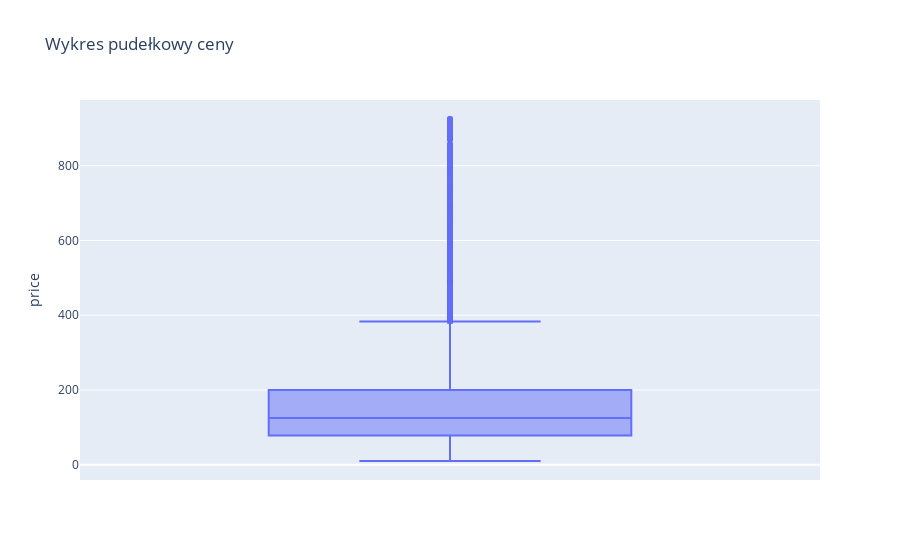

The code cell stored with this chart in its notebook:
### Code cell
fig = px.box(df_list, y = df_list['price'], title='Wykres pudełkowy ceny')
fig.show()

### Figure 1 — Plotly figure (JSON) as saved in the notebook; plotly's stock layout.template omitted (floating-point values rounded to 4 significant figures; data arrays with more than 128 entries replaced by an {"elided": "..."} marker saying what was removed)
{"data": [{"alignmentgroup": "True", "hovertemplate": "price=%{y}<extra></extra>", "legendgroup": "", "marker": {"color": "#636efa"}, "name": "", "notched": false, "offsetgroup": "", "orientation": "v", "showlegend": false, "type": "box", "x0": " ", "xaxis": "x", "y": {"elided": "26097 int values"}, "y0": " ", "yaxis": "y"}], "layout": {"boxmode": "group", "legend": {"tracegroupgap": 0}, "title": {"text": "Wykres pudełkowy ceny"}, "xaxis": {"anchor": "y", "domain": [0, 1]}, "yaxis": {"anchor": "x", "domain": [0, 1], "title": {"text": "price"}}}}
